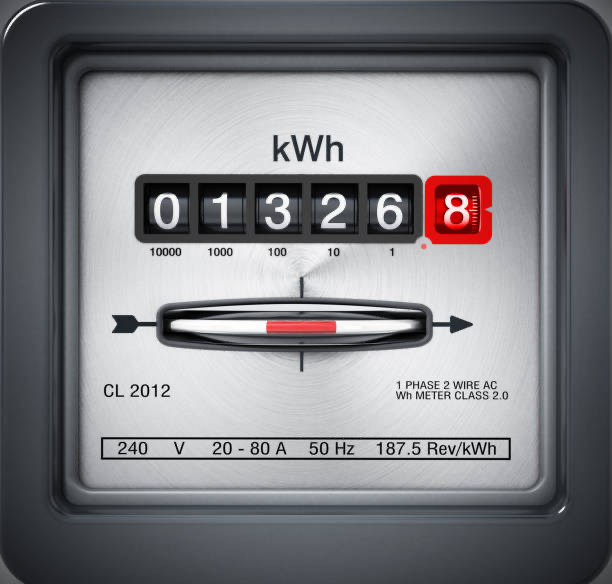
#> input picture Meter Reading Extraction/meter_1.jpg, 612 x 584 px, found by its file name
$ jupyter execute MeterReadingExtraction.ipynb   (shell and % lines are left out)
#> lines starting #> are read from the running program, lines starting #| are printed output that depends on the picture; after the words box and inside, x2 and y2 are one past the last pixel; in counts of white or black regions, pixels touching at a corner belong together
[cell 1]
import pytesseract
import shutil
import os
import random
try:
 from PIL import Image
except ImportError:
 import Image

[cell 2]
import cv2
image = cv2.imread("/content/meter_1.jpg")
#> image is the input picture: shape (584, 612, 3); mean B, G, R 130.1, 126.2, 126.8
gray_image = cv2.cvtColor(image, cv2.COLOR_BGR2GRAY)

# performing Canny edge detection to remove non essential objects from image
edges = cv2.Canny(gray_image, 400, 300, apertureSize=3)
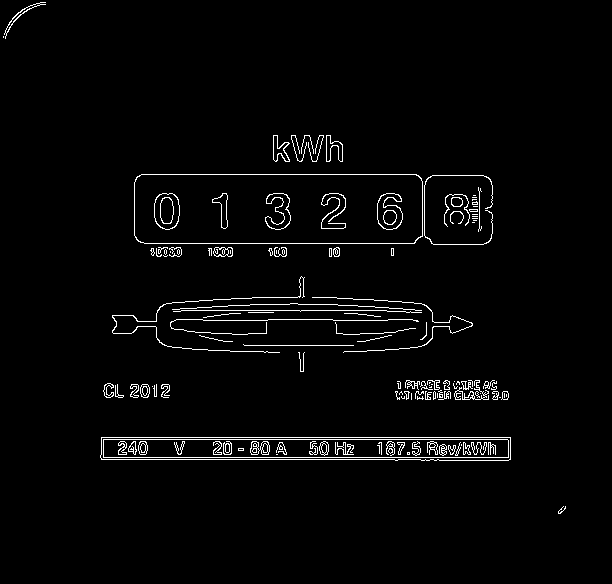
#> edges: shape (584, 612); 2.6% white in thin lines or dots, all inside (x1, y1, x2, y2) = (3, 2, 566, 514)
# since findContours affects the original image, we make a copy
image_ret = edges.copy()

# converting image to binary
ret, thresh = cv2.threshold(image_ret, 127, 255, 0)
# getting the contours
contours, hierarchy = cv2.findContours(thresh, cv2.RETR_EXTERNAL, cv2.CHAIN_APPROX_NONE)
#> contours = 98 contours, 77 with area under 20; largest, box (x1, y1, x2, y2) and area: (134, 174, 423, 244) 19775, (100, 437, 511, 461) 9085, (273, 135, 290, 162) 217, (326, 135, 343, 162) 210, (213, 247, 233, 257) 150

digits = dict()

# getting bounding boxes having a minimum area
# this large area is surely to contain the output values
for (i, c) in enumerate(contours):
  if cv2.contourArea(c)>10000:
    (x, y, w, h) = cv2.boundingRect(c)
    roi = thresh[y:y + h, x:x + w]
    digits[i] = roi
    break
#> this loop made 91 passes
#> (x, y, w, h) on pass 91: (134, 174, 289, 70)
#> c on passes 3, 6, 21, 22, 23, 31: [[499, 397], [500, 397]], [[480, 393]], [[152, 386]], [[429, 385]], [[431, 384], [432, 384]], [[429, 382], [429, 383], [430, 382]]
#> after the loop, digits = 1 item

#cv2_imshow(digits[i])

# we just need the numbers
custom_config = r'--oem 3 --psm 7 outbase digits'
print(pytesseract.image_to_string(digits[i], config=custom_config))
#> (this line was passed over: pytesseract is not available in this run)
